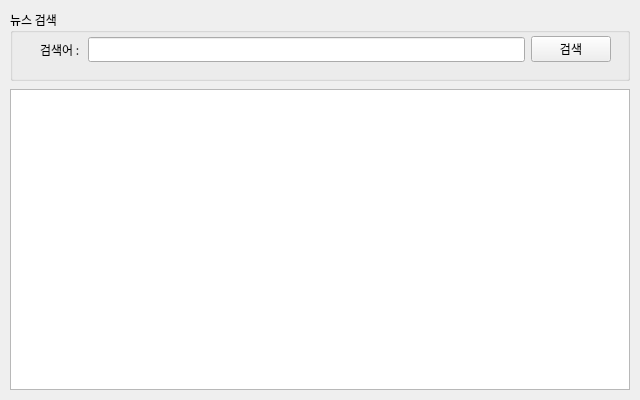
<?xml version="1.0" encoding="UTF-8"?>
<ui version="4.0">
 <class>FrmMain</class>
 <widget class="QWidget" name="FrmMain">
  <property name="windowModality">
   <enum>Qt::NonModal</enum>
  </property>
  <property name="enabled">
   <bool>true</bool>
  </property>
  <property name="geometry">
   <rect>
    <x>0</x>
    <y>0</y>
    <width>640</width>
    <height>400</height>
   </rect>
  </property>
  <property name="sizePolicy">
   <sizepolicy hsizetype="Fixed" vsizetype="Fixed">
    <horstretch>0</horstretch>
    <verstretch>0</verstretch>
   </sizepolicy>
  </property>
  <property name="minimumSize">
   <size>
    <width>640</width>
    <height>400</height>
   </size>
  </property>
  <property name="maximumSize">
   <size>
    <width>640</width>
    <height>400</height>
   </size>
  </property>
  <property name="font">
   <font>
    <family>나눔고딕</family>
   </font>
  </property>
  <property name="windowTitle">
   <string>네이버API 뉴스검색앱</string>
  </property>
  <widget class="QWidget" name="verticalLayoutWidget">
   <property name="geometry">
    <rect>
     <x>10</x>
     <y>10</y>
     <width>620</width>
     <height>71</height>
    </rect>
   </property>
   <layout class="QVBoxLayout" name="searchLayout">
    <item>
     <widget class="QGroupBox" name="groupBox">
      <property name="title">
       <string>뉴스 검색</string>
      </property>
      <widget class="QWidget" name="layoutWidget">
       <property name="geometry">
        <rect>
         <x>30</x>
         <y>24</y>
         <width>571</width>
         <height>31</height>
        </rect>
       </property>
       <layout class="QHBoxLayout" name="horizontalLayout">
        <item>
         <widget class="QLabel" name="label">
          <property name="text">
           <string>검색어 : </string>
          </property>
         </widget>
        </item>
        <item>
         <widget class="QLineEdit" name="txtSearch"/>
        </item>
        <item>
         <widget class="QPushButton" name="btnSearch">
          <property name="text">
           <string>검색</string>
          </property>
         </widget>
        </item>
       </layout>
      </widget>
     </widget>
    </item>
   </layout>
  </widget>
  <widget class="QWidget" name="verticalLayoutWidget_2">
   <property name="geometry">
    <rect>
     <x>10</x>
     <y>89</y>
     <width>620</width>
     <height>301</height>
    </rect>
   </property>
   <layout class="QVBoxLayout" name="resultLayout">
    <item>
     <widget class="QTableWidget" name="tblResult">
      <property name="font">
       <font>
        <family>굴림</family>
       </font>
      </property>
     </widget>
    </item>
   </layout>
  </widget>
 </widget>
 <resources/>
 <connections/>
</ui>
